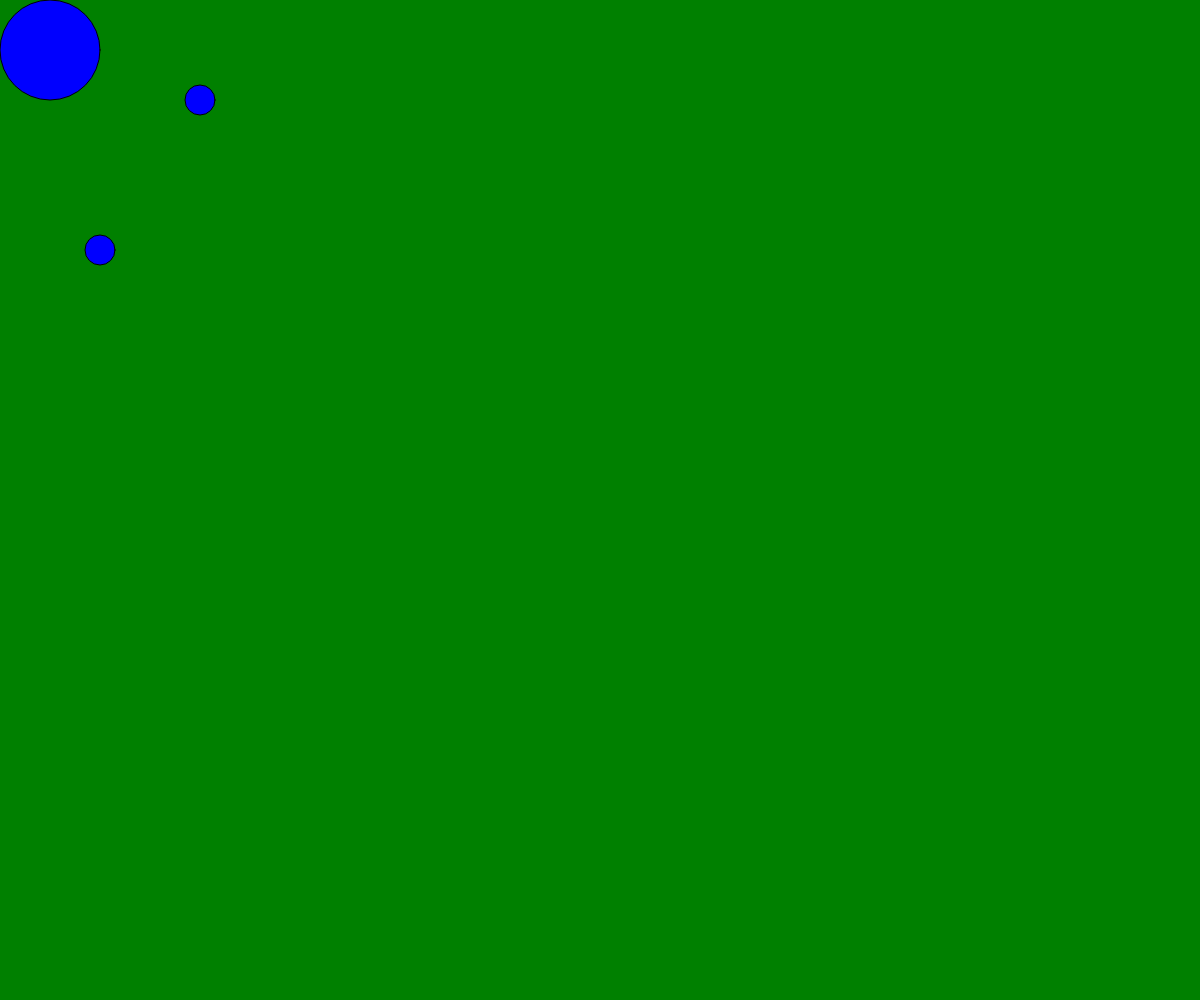
Frame 1 (no input)
Frame 60 (no input): identical to frame 1, image omitted
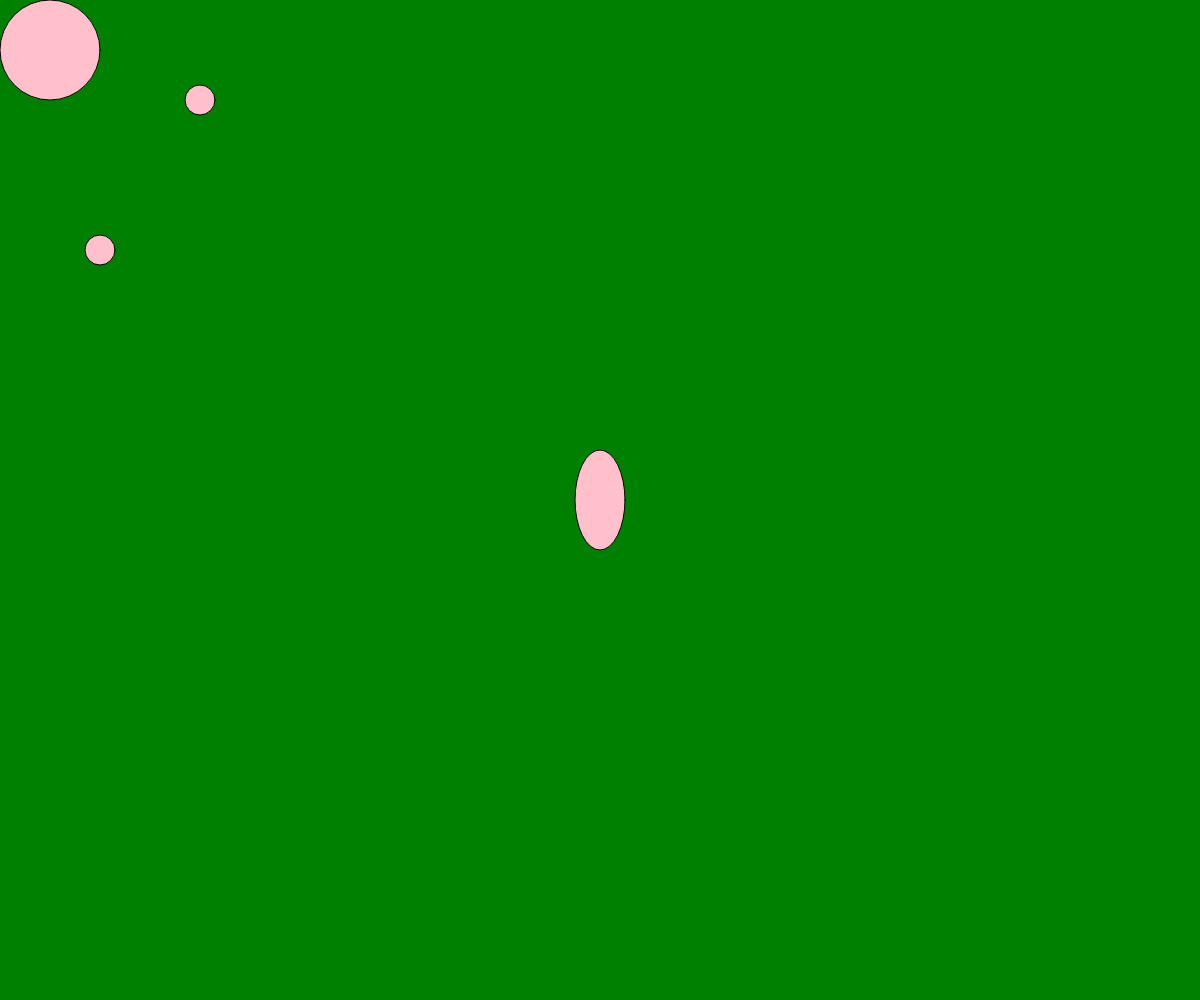
Frame 120 (the mouse pressed at the canvas centre since frame 60)

The p5.js sketch that drew these frames (run headless with seeded random() and noise() and a simulated clock; from frame 60 on, the mouse is pressed at the canvas centre):

// p5.js sketch
// ── sketch.js
console.log("hello");

var theArray = ["red", "orange", "yellow", "green", "blue", "purple"];
var theRGB = [ [255,0,0], [0,200,0], [0,0,255]]
//
var theObjects = [];
var theColor;

function setup(){
	createCanvas(windowWidth, windowHeight);
	console.log(theArray);
	fill(random(theRGB));
	ellipse(50,50,100,100);

}


function draw(){
	theColor = "green";
	background(theColor);
	for (var i=0; i < theObjects.length; i++){
		fill(theObjects[i].theColor);
		ellipse(theObjects[i].theX, theObjects[i].theY, 50, 100);
	}

	// from line 38 let's make faces
	theFace(50, 50, 100);
	theFace(100, 250, 30);
	theFace(200, 100, 30);
}

function mousePressed(){
	console.log("click!")
	theObjects.push({
		theColor: [255, 192, 203],
		theX: mouseX,
		theY: mouseY
	});
}

function theFace(x,y,dim){
	this.x = x;
	this.y = y;
	this.dims = dim;
    ellipse(this.x, this.y, this.dims, this.dims);
   

}
